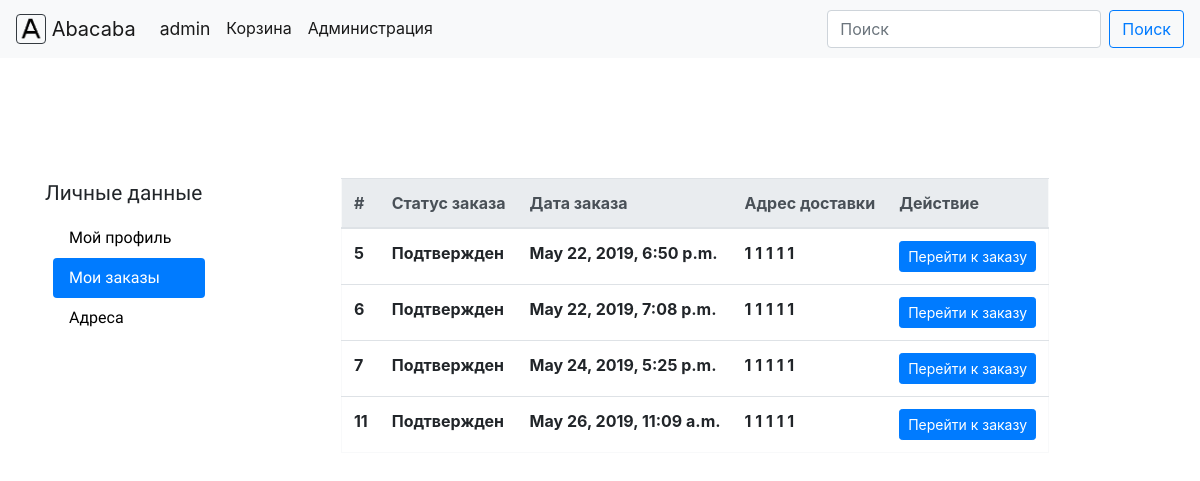
/accounts/orders (signed in), run on an earlier commit of the app's database.
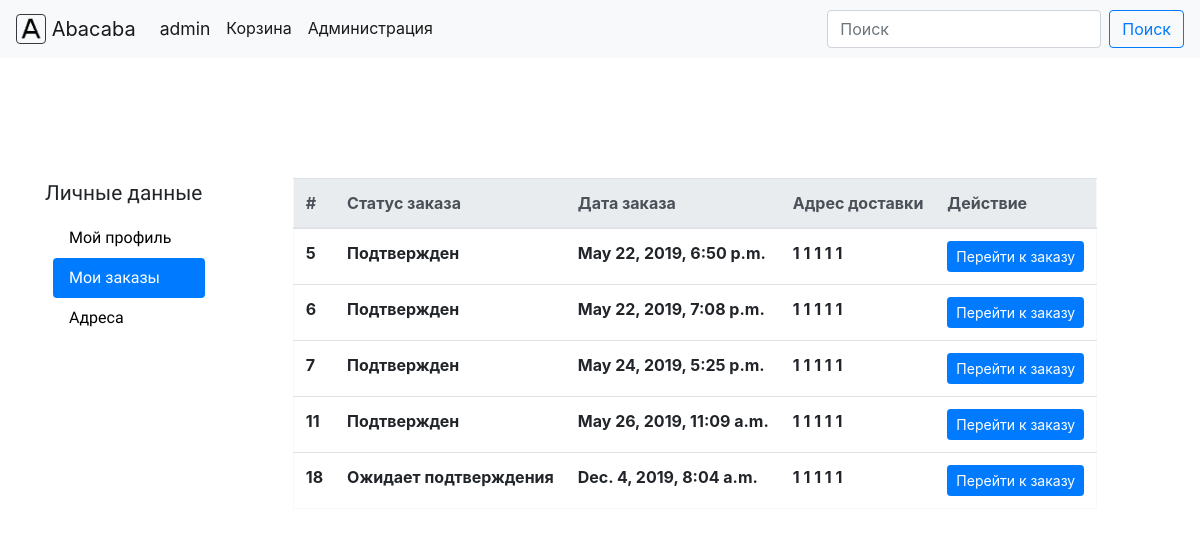
And on a later commit of the database.
### core/models.py (models this page shows)
class Order(models.Model):
    id = models.AutoField(primary_key=True)
    status = models.TextField(default='Ожидает подтверждения')
    author = models.ForeignKey(to=User,
                               on_delete=models.CASCADE,
                               null=True,
                               blank=True,
                               related_name='orders')
    cost = models.IntegerField(default=0)
    order_date = models.DateTimeField(auto_now_add=True)
    address = models.ForeignKey(to=Addresses,
                                on_delete=models.SET_NULL,
                                null=True,
                                related_name='orders')
    email = models.TextField(null=True,
                             blank=True)  # #Электронная почта для заказов от незарегистрированных пользователей

class Addresses(models.Model):
    id = models.AutoField(primary_key=True)
    description = models.TextField(blank=True,
                                   null=True)
    customer = models.ForeignKey(to=User,
                                 on_delete=models.CASCADE,
                                 null=True,
                                 blank=True,
                                 related_name='addresses')
    city = models.TextField(default='Москва')
    street = models.TextField(default='Довженко')
    building = models.TextField(default='1')
    flat = models.TextField(default='1')
    entrance = models.TextField(null=True, blank=True)
    def __str__(self):
        return self.city + ' ' + self.street + ' ' + self.building + ' ' + self.entrance + ' ' + self.flat

### core/views.py (the view)
# urls.py: url('accounts/orders', views.profile_orders, name='profile_orders'),
@login_required
def profile_orders(request):
    user = User.objects.get(username=request.user.username)
    orders = Order.objects.filter(author=user)
    if orders.count() == 0:
        return render(request, 'registration/profile_orders.html', {'empty': 'yes'})
    return render(request, 'registration/profile_orders.html', {'orders': orders})

### core/templates/registration/profile_orders.html (shortened to what this page needs)
{% extends 'registration/profile_navigation.html' %}
{% block data %}
    <div>
        {% load widget_tweaks %}
        {% if not empty %}
            <table class="table border border-light">
              <thead class="thead-light">
                <tr>
                    <th scope="col">#</th>
                    <th scope="col">Статус заказа</th>
                    <th scope="col">Дата заказа</th>
                    <th scope="col">Адрес доставки</th>
                    <th scope="col">Действие</th>
                </tr>
              </thead>
              <tbody>
                    {% for key in orders %}
                        <tr>
                            <th scope="row" style="overflow: hidden;">{{ key.id }}</th>
                            <th scope="row" style="overflow: hidden;">{{ key.status }}</th>
                            <th scope="row" style="overflow: hidden;">{{ key.order_date }}</th>
                            <th scope="row" style="overflow: hidden;">{{ key.address }}</th>
                            <th scope="row" style="overflow: hidden;">
                                <a class="btn btn-primary btn-sm" href="/order?id={{ key.id }}">Перейти к заказу</a>
                            </th>
                        </tr>
                    {% endfor %}
              </tbody>
            </table>
        {% endif %}
    </div>
{% endblock %}

What changed in the data, as far as the page shows it:
added Order: id "18", status "Ожидает подтверждения", order_date "Dec. 4, 2019, 8:04 a.m.", address "1 1 1 1 1"
